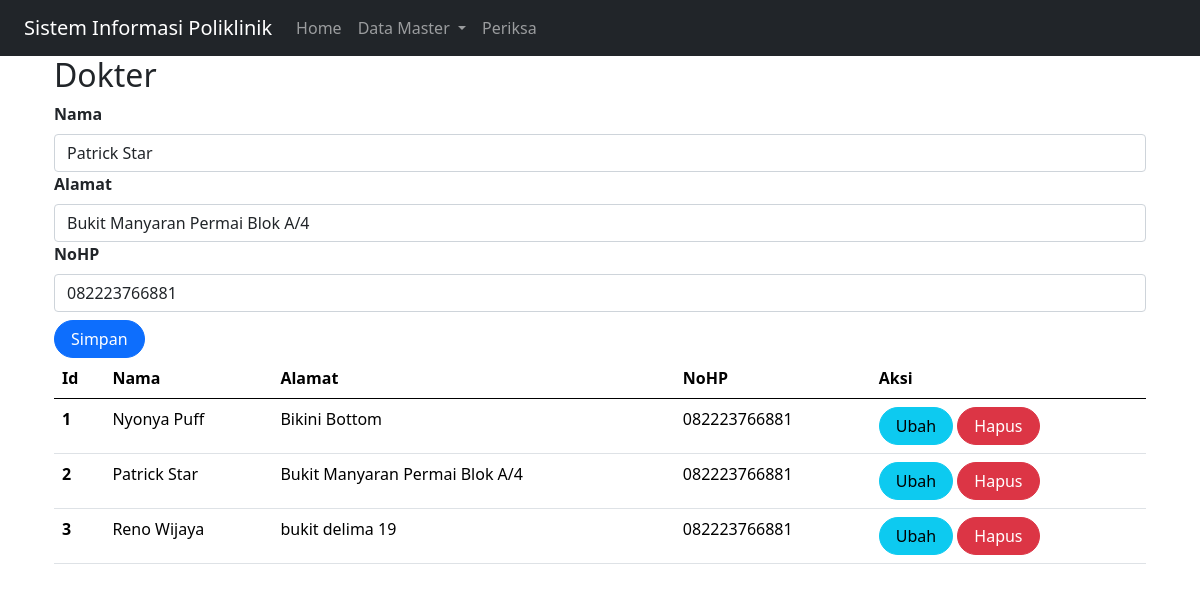
Screenshot of /index.php?page=dokter&id=6 with the database file from the repository.
### tables this page shows
CREATE TABLE `dokter` (
  `id` int(10) NOT NULL,
  `nama` varchar(255) NOT NULL,
  `alamat` varchar(255) NOT NULL,
  `no_hp` varchar(50) NOT NULL
);

### dokter.php (the view, shortened to what this page needs)
<?php
include_once("conpoli.php");
?>
<!DOCTYPE html>
<html lang="en">
<head>
    <link rel="stylesheet" href="assets/css/bootstrap.css">
    <link href="https://cdn.jsdelivr.net/npm/bootstrap@5.0.2/dist/css/bootstrap.min.css" rel="stylesheet"
>
</head>
<body>
        <form method="POST" action="" name="myForm" onsubmit="return(validate());">
            <?php
            $nama = '';
            $alamat = '';
            $no_hp = '';
            if (isset($_GET['id'])) {
                $ambil = mysqli_query($mysqli, "SELECT * FROM dokter WHERE id='" . $_GET['id'] . "'");
                while ($row = mysqli_fetch_array($ambil)) {
                    $nama = $row['nama'];
                    $alamat = $row['alamat'];
                    $no_hp = $row['no_hp'];
                }
            ?>
            <?php
            }
            ?>
            <div class="col">
                <label for="inputIsi" class="form-label fw-bold">
                    Nama
                </label>
                <input type="text" class="form-control" name="nama" id="inputIsi" placeholder="Nama" value="<?php echo $nama ?>">
            </div>
            <div class="col">
                <label for="inputTanggalAwal" class="form-label fw-bold">
                    Alamat
                </label>
                <input type="text" class="form-control" name="alamat" id="inputTanggalAwal" placeholder="Alamat" value="<?php echo $alamat ?>">
            </div>
            <div class="col mb-2">
                <label for="inputTanggalAkhir" class="form-label fw-bold">
                    NoHP
                </label>
                <input type="text" class="form-control" name="no_hp" id="inputTanggalAkhir" placeholder="NoHP" value="<?php echo $no_hp?>">
            </div>
            <div class="col">
                <button type="submit" class="btn btn-primary rounded-pill px-3" name="simpan">Simpan</button>
            </div>
        </form>
        <table class="table table-hover">
            <thead>
                <tr>
                    <th scope="col">Id</th>
                    <th scope="col">Nama</th>
                    <th scope="col">Alamat</th>
                    <th scope="col">NoHP</th>
                    <th scope="col">Aksi</th>
                </tr>
            </thead>
            <tbody>
                <?php
                $result = mysqli_query(
                    $mysqli,"SELECT * FROM dokter"
                    );
                $no = 1;
                while ($data = mysqli_fetch_array($result)) {
                ?>
                    <tr>
                        <th scope="row"><?php echo $no++ ?></th>
                        <td><?php echo $data['nama'] ?></td>
                        <td><?php echo $data['alamat'] ?></td>
                        <td><?php echo $data['no_hp'] ?></td>
                        <td>
                            <a class="btn btn-info rounded-pill px-3" href="index.php?page=dokter&id=<?php echo $data['id'] ?>">Ubah</a>
                            <a class="btn btn-danger rounded-pill px-3" href="index.php?page=dokter&id=<?php echo $data['id'] ?>&aksi=hapus">Hapus</a>
                        </td>
                    </tr>
                <?php
                }
                ?>
            </tbody>
            </table>
</body>
</html>

### rows the page displays
dokter: nama "Patrick Star", alamat "Bukit Manyaran Permai Blok A/4", no_hp "082223766881"
dokter: nama "Nyonya Puff", alamat "Bikini Bottom", no_hp "082223766881"
dokter: nama "Reno Wijaya", alamat "bukit delima 19", no_hp "082223766881"

### other values shown
$_GET['page'] "Dokter"
